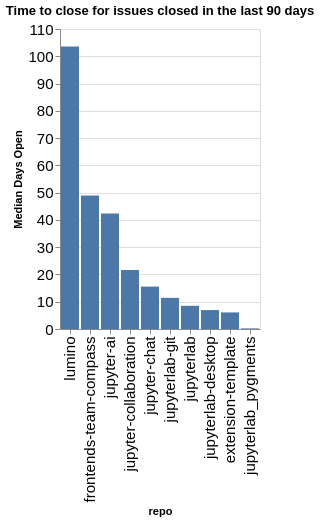

The notebook cell this image was saved under:
### Code cell
time_open = closed.groupby(['org', 'repo']).agg({'time_open': 'median'}).reset_index()
time_open['time_open'] = time_open['time_open'] / (60 * 60 * 24)
time_open['org/repo'] = time_open.apply(lambda a: a['org'] + '/' + a['repo'], axis=1)
sorted_vals = time_open.sort_values(['org', 'time_open'], ascending=False)['repo'].values
alt.Chart(data=time_open, title=f"Time to close for issues closed in the last {n_days} days").mark_bar().encode(
    x=alt.X('repo', sort=alt.Sort(sorted_vals.tolist())),
    y=alt.Y('time_open', title="Median Days Open"),
)

### Figure 1 — Vega-Lite specification as saved in the notebook (floating-point values rounded to 4 significant figures)
{"config": {"axisLeft": {"labelFontSize": 15}, "axisBottom": {"labelFontSize": 15}}, "data": {"name": "data-5a83528168296f01cd4a9a603939065b"}, "mark": {"type": "bar"}, "encoding": {"x": {"field": "repo", "sort": ["lumino", "frontends-team-compass", "jupyter-ai", "jupyter-collaboration", "jupyter-chat", "jupyterlab-git", "jupyterlab", "jupyterlab-desktop", "extension-template", "jupyterlab_pygments"], "type": "nominal"}, "y": {"field": "time_open", "title": "Median Days Open", "type": "quantitative"}}, "title": "Time to close for issues closed in the last 90 days", "$schema": "https://vega.github.io/schema/vega-lite/v5.20.1.json", "datasets": {"data-5a83528168296f01cd4a9a603939065b": [{"org": "jupyterlab", "repo": "extension-template", "time_open": 6.079, "org/repo": "jupyterlab/extension-template"}, {"org": "jupyterlab", "repo": "frontends-team-compass", "time_open": 48.91, "org/repo": "jupyterlab/frontends-team-compass"}, {"org": "jupyterlab", "repo": "jupyter-ai", "time_open": 42.32, "org/repo": "jupyterlab/jupyter-ai"}, {"org": "jupyterlab", "repo": "jupyter-chat", "time_open": 15.55, "org/repo": "jupyterlab/jupyter-chat"}, {"org": "jupyterlab", "repo": "jupyter-collaboration", "time_open": 21.6, "org/repo": "jupyterlab/jupyter-collaboration"}, {"org": "jupyterlab", "repo": "jupyterlab", "time_open": 8.5, "org/repo": "jupyterlab/jupyterlab"}, {"org": "jupyterlab", "repo": "jupyterlab-desktop", "time_open": 6.942, "org/repo": "jupyterlab/jupyterlab-desktop"}, {"org": "jupyterlab", "repo": "jupyterlab-git", "time_open": 11.42, "org/repo": "jupyterlab/jupyterlab-git"}, {"org": "jupyterlab", "repo": "jupyterlab_pygments", "time_open": 0.2235, "org/repo": "jupyterlab/jupyterlab_pygments"}, {"org": "jupyterlab", "repo": "lumino", "time_open": 103.6, "org/repo": "jupyterlab/lumino"}]}}
